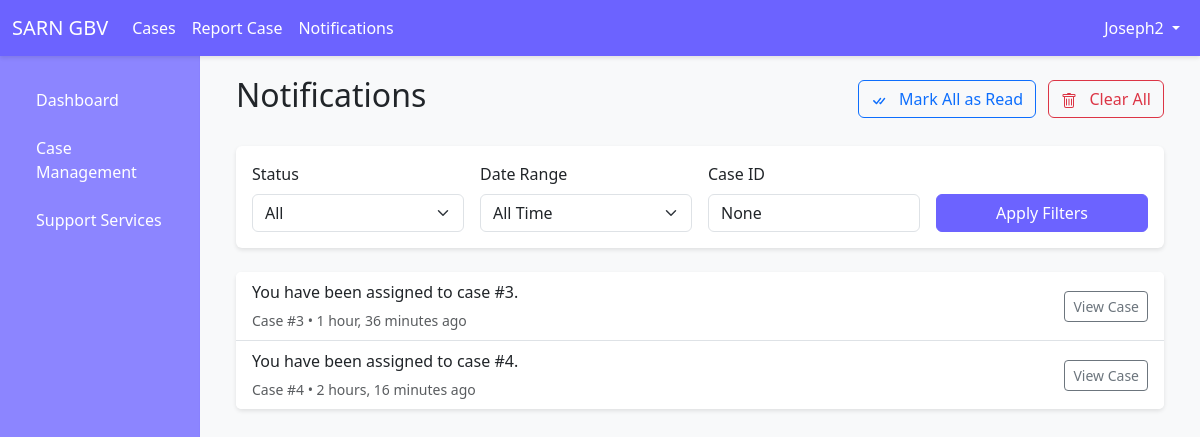
Page /notifications/ (signed in) on the committed database.
### users/models.py (models this page shows)
class User(AbstractUser):
    ROLE_CHOICES = [
        ('survivor', 'Survivor'),
        ('provider', 'Service Provider'),
        ('law_enforcement', 'Law Enforcement'),
    ]
    role = models.CharField(max_length=20, choices=ROLE_CHOICES, default='survivor')
    phone = models.CharField(max_length=15, blank=True, null=True)
    address = models.TextField(blank=True, null=True)
    groups = models.ManyToManyField(Group, related_name="custom_user_groups", blank=True)
    user_permissions = models.ManyToManyField(Permission, related_name="custom_user_permissions", blank=True)

### notifications/models.py (models this page shows, shortened)
class Notification(models.Model):
    user = models.ForeignKey(User, on_delete=models.CASCADE, related_name="notifications")  # Add related_name
    case = models.ForeignKey('cases.Case', on_delete=models.CASCADE)
    message = models.TextField()
    is_read = models.BooleanField(default=False)
    created_at = models.DateTimeField(auto_now_add=True)

### cases/models.py (models this page shows, shortened)
class Case(models.Model):
    STATUS_CHOICES = [
        ('pending', 'Pending'),
        ('under_investigation', 'Under Investigation'),
        ('closed', 'Closed'),
    ]
    reporter = models.ForeignKey(User, on_delete=models.CASCADE, related_name="reported_cases")  # The person who reported the case
    assigned_provider = models.ForeignKey(User, on_delete=models.SET_NULL, null=True, blank=True, related_name="assigned_cases")
    description = models.TextField()
    status = models.CharField(max_length=20, choices=STATUS_CHOICES, default='pending')
    date_reported = models.DateTimeField(auto_now_add=True)
    evidence_file = models.FileField(upload_to='case_evidence/', blank=True, null=True)

### notifications/views.py (the view)
# urls.py: path('notifications/', login_required(notifications_list), name='notifications_list'),
@login_required
def notifications_list(request):
    queryset = Notification.objects.filter(user=request.user).order_by('-created_at')
    status = request.GET.get('status')
    date_range = request.GET.get('date_range')
    case_id = request.GET.get('case_id')
    if status == 'unread':
        queryset = queryset.filter(is_read=False)
    elif status == 'read':
        queryset = queryset.filter(is_read=True)
    if date_range == 'today':
        queryset = queryset.filter(created_at__date=timezone.now().date())
    elif date_range == 'week':
        week_ago = timezone.now() - timedelta(days=7)
        queryset = queryset.filter(created_at__gte=week_ago)
    elif date_range == 'month':
        month_ago = timezone.now() - timedelta(days=30)
        queryset = queryset.filter(created_at__gte=month_ago)
    if case_id:
        queryset = queryset.filter(case__id=case_id)
    page = request.GET.get('page', 1)
    paginator = Paginator(queryset, 10)  # Show 10 notifications per page
    try:
        notifications = paginator.page(page)
    except PageNotAnInteger:
        notifications = paginator.page(1)
    except EmptyPage:
        notifications = paginator.page(paginator.num_pages)
    unread_count = Notification.objects.filter(user=request.user, is_read=False).count()
    context = {
        'notifications': notifications,
        'unread_count': unread_count,
        'status': status,
        'date_range': date_range,
        'case_id': case_id,
    }
    return render(request, 'notifications/list.html', context)

### notifications/templates/notifications/list.html (shortened to what this page needs)
{% extends 'base.html' %}
{% block content %}
<div class="container-fluid">
    <div class="d-flex justify-content-between align-items-center mb-4">
        <h2>
            Notifications
        </h2>
        <div>
            {% if notifications %}
            <button class="btn btn-outline-primary me-2" id="markAllRead">
                Mark All as Read
            </button>
            <button class="btn btn-outline-danger" id="clearAll">
                Clear All
            </button>
            {% endif %}
        </div>
    </div>
    <div class="card mb-4">
        <div class="card-body">
            <form class="row g-3" method="GET">
                <div class="col-md-3">
                    <label class="form-label">Status</label>
                    <select class="form-select" name="status">
                        <option value="">All</option>
                    </select>
                </div>
                <div class="col-md-3">
                    <label class="form-label">Date Range</label>
                    <select class="form-select" name="date_range">
                        <option value="">All Time</option>
                    </select>
                </div>
                <div class="col-md-3">
                    <label class="form-label">Case ID</label>
                    <input type="text" class="form-control" name="case_id" value="{{ case_id }}" placeholder="Filter by Case ID">
                </div>
                <div class="col-md-3 d-flex align-items-end">
                    <button type="submit" class="btn btn-primary w-100">Apply Filters</button>
                </div>
            </form>
        </div>
    </div>
    {% if notifications %}
    <div class="card">
        <div class="list-group list-group-flush">
            {% for notification in notifications %}
            <div class="list-group-item {% if not notification.is_read %}bg-light{% endif %}">
                <div class="d-flex justify-content-between align-items-center">
                    <div class="d-flex align-items-center">
                        <div>
                            <p class="mb-1">{{ notification.message }}</p>
                            <small class="text-muted">
                                Case #{{ notification.case.id }} •
                                {{ notification.created_at|timesince }} ago
                            </small>
                        </div>
                    </div>
                    <div class="btn-group">
                        <a href="{% url 'case_detail' notification.case.id %}" class="btn btn-sm btn-outline-secondary">
                            View Case
                        </a>
                    </div>
                </div>
            </div>
            {% endfor %}
        </div>
    </div>
    {% endif %}
</div>
{% endblock %}

### templates/base.html (shortened to what this page needs)
<!DOCTYPE html>
<html lang="en">
<head>
    <link href="https://cdn.jsdelivr.net/npm/bootstrap@5.3.0/dist/css/bootstrap.min.css" rel="stylesheet">
</head>
<body>
    <nav class="navbar navbar-expand-lg">
        <div class="container-fluid">
            <a class="navbar-brand" href="{% url 'dashboard' %}">SARN GBV</a>
            <div class="collapse navbar-collapse" id="navbarNav">
                <ul class="navbar-nav me-auto">
                    {% if user.is_authenticated %}
                        {% if user.role in "provider law_enforcement" %}
                        <li class="nav-item">
                            <a class="nav-link" href="{% url 'case_list' %}">Cases</a>
                        </li>
                        {% endif %}
                        <li class="nav-item">
                            <a class="nav-link" href="{% url 'report_case' %}">Report Case</a>
                        </li>
                        <li class="nav-item">
                            <a class="nav-link" href="{% url 'notifications_list' %}">
                                Notifications
                            </a>
                        </li>
                    {% endif %}
                </ul>
                <ul class="navbar-nav">
                    {% if user.is_authenticated %}
                        <li class="nav-item dropdown">
                            <a class="nav-link dropdown-toggle" href="#" id="userDropdown" role="button" data-bs-toggle="dropdown">
                                {{ user.username }}
                            </a>
                        </li>
                    {% else %}
                        <li class="nav-item">
                            <a class="nav-link" href="{% url 'login' %}">Login</a>
                        </li>
                    {% endif %}
                </ul>
            </div>
        </div>
    </nav>
    <div class="container-fluid">
        <div class="row">
            {% if user.is_authenticated %}
            <div class="col-md-3 col-lg-2 d-md-block sidebar collapse">
                <div class="position-sticky">
                    <ul class="nav flex-column">
                        <li class="nav-item">
                            <a class="nav-link" href="{% url 'dashboard' %}">
                                Dashboard
                            </a>
                        </li>
                        {% if user.role in "provider law_enforcement" %}
                        <li class="nav-item">
                            <a class="nav-link" href="{% url 'case_list' %}">
                                Case Management
                            </a>
                        </li>
                        {% endif %}
                        <li class="nav-item">
                            <a class="nav-link" href="#">
                                Support Services
                            </a>
                        </li>
                    </ul>
                </div>
            </div>
            <main class="col-md-9 ms-sm-auto col-lg-10 px-md-4 main-content">
            {% else %}
            <main class="col-12 px-4 main-content">
            {% endif %}
                {% block content %}
                {% endblock %}
            </main>
        </div>
    </div>
</body>
</html>

### templates/base.html (style rules this page uses)
:root { --primary-color: #6c63ff; --primary-light: #8c85ff; --primary-dark: #5a52cc; --primary-fade: rgba(108, 99, 255, 0.1); }
.navbar { background-color: var(--primary-color); box-shadow: 0 2px 4px rgba(0, 0, 0, 0.1); }
.navbar-brand, .nav-link { color: white !important; }
.sidebar { background-color: var(--primary-light); border-right: 1px solid var(--primary-fade); height: calc(100vh - 56px); padding: 20px; }
.sidebar .nav-link { color: #333; padding: 8px 16px; margin: 4px 0; border-radius: 4px; }
.main-content { padding: 20px; background-color: #f8f9fa; min-height: calc(100vh - 56px); }
.btn-primary { background-color: var(--primary-color); border-color: var(--primary-color); }
.card { border: none; box-shadow: 0 2px 4px rgba(0, 0, 0, 0.1); transition: transform 0.2s; }

### rows in the picture
User: username "Joseph2"
Notification: message "You have been assigned to case #3.", case.id "3", created_at "1 hour, 36 minutes"
Notification: message "You have been assigned to case #4.", case.id "4", created_at "2 hours, 16 minutes"
